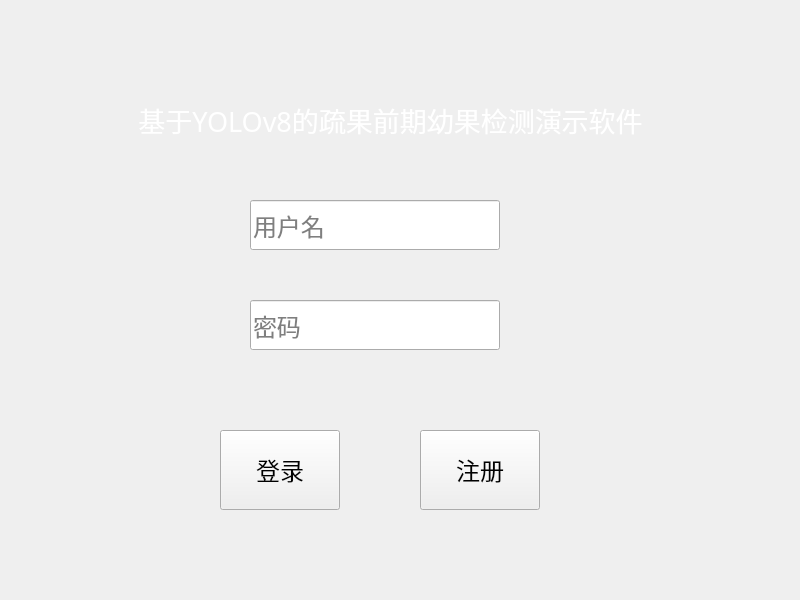
<?xml version="1.0" encoding="UTF-8"?>
<ui version="4.0">
 <class>Form</class>
 <widget class="QWidget" name="Form">
  <property name="geometry">
   <rect>
    <x>0</x>
    <y>0</y>
    <width>800</width>
    <height>600</height>
   </rect>
  </property>
  <property name="windowTitle">
   <string>Form</string>
  </property>
  <property name="styleSheet">
   <string notr="true">QWidget#Form{
background-image: url(:/login_background/denglu.jpg);}</string>
  </property>
  <widget class="QLineEdit" name="lineEdit">
   <property name="geometry">
    <rect>
     <x>250</x>
     <y>200</y>
     <width>250</width>
     <height>50</height>
    </rect>
   </property>
   <property name="font">
    <font>
     <family>Adobe 黑体 Std R</family>
     <pointsize>18</pointsize>
    </font>
   </property>
   <property name="placeholderText">
    <string>用户名</string>
   </property>
  </widget>
  <widget class="QPushButton" name="pushButton">
   <property name="geometry">
    <rect>
     <x>220</x>
     <y>430</y>
     <width>120</width>
     <height>80</height>
    </rect>
   </property>
   <property name="font">
    <font>
     <family>Adobe 黑体 Std R</family>
     <pointsize>18</pointsize>
    </font>
   </property>
   <property name="text">
    <string>登录</string>
   </property>
  </widget>
  <widget class="QLineEdit" name="lineEdit_2">
   <property name="geometry">
    <rect>
     <x>250</x>
     <y>300</y>
     <width>250</width>
     <height>50</height>
    </rect>
   </property>
   <property name="font">
    <font>
     <family>Adobe 黑体 Std R</family>
     <pointsize>18</pointsize>
    </font>
   </property>
   <property name="placeholderText">
    <string>密码</string>
   </property>
  </widget>
  <widget class="QLabel" name="label">
   <property name="geometry">
    <rect>
     <x>0</x>
     <y>80</y>
     <width>781</width>
     <height>80</height>
    </rect>
   </property>
   <property name="font">
    <font>
     <family>Adobe 黑体 Std R</family>
     <pointsize>22</pointsize>
    </font>
   </property>
   <property name="styleSheet">
    <string notr="true"/>
   </property>
   <property name="text">
    <string>&lt;html&gt;&lt;head/&gt;&lt;body&gt;&lt;p align=&quot;center&quot;&gt;&lt;span style=&quot; font-size:20pt; color:#ffffff;&quot;&gt;基于YOLOv8的疏果前期幼果检测演示软件&lt;/span&gt;&lt;/p&gt;&lt;/body&gt;&lt;/html&gt;</string>
   </property>
  </widget>
  <widget class="QPushButton" name="pushButton_2">
   <property name="geometry">
    <rect>
     <x>420</x>
     <y>430</y>
     <width>120</width>
     <height>80</height>
    </rect>
   </property>
   <property name="font">
    <font>
     <family>Adobe 黑体 Std R</family>
     <pointsize>18</pointsize>
    </font>
   </property>
   <property name="text">
    <string>注册</string>
   </property>
  </widget>
 </widget>
 <resources>
  <include location="../../ui_img/login_images.qrc"/>
 </resources>
 <connections/>
</ui>
